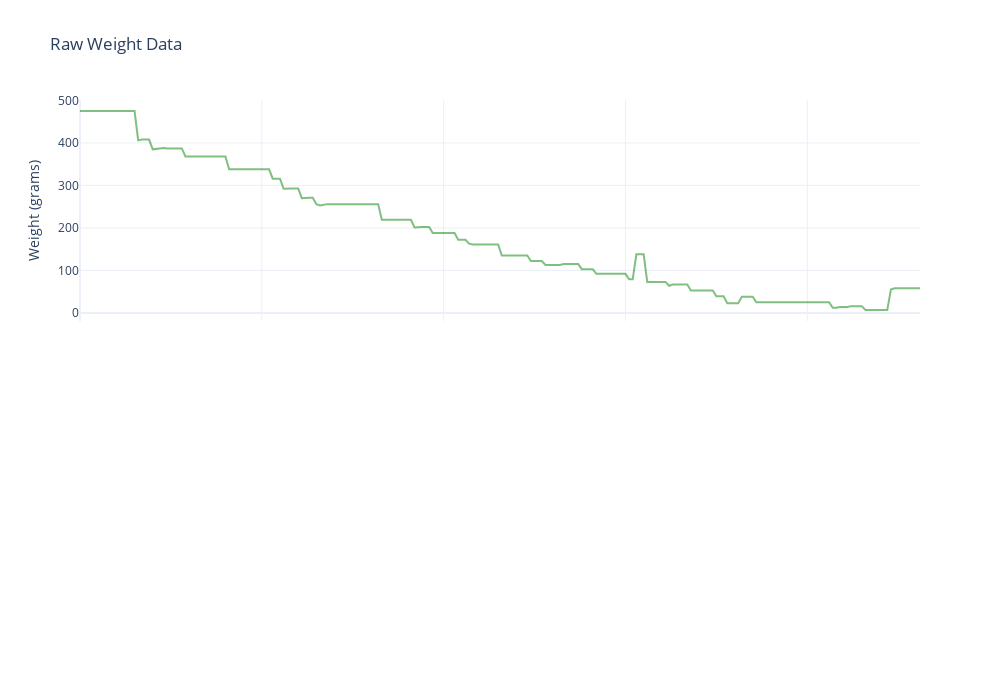

Source (notebook cell):
### Code cell
plot_ly(processed_data)

### Figure 1 — Plotly figure (JSON) as saved in the notebook; plotly's stock layout.template omitted (floating-point values rounded to 4 significant figures; data arrays with more than 128 entries replaced by an {"elided": "..."} marker saying what was removed)
{"data": [{"line": {"color": "green"}, "mode": "lines", "name": "Raw Data", "opacity": 0.5, "y": {"elided": "232 int values"}, "type": "scatter", "xaxis": "x", "yaxis": "y"}], "layout": {"xaxis": {"anchor": "y", "domain": [0.0, 1.0], "matches": "x2", "showticklabels": false}, "yaxis": {"anchor": "x", "domain": [0.575, 1.0], "title": {"text": "Weight (grams)"}}, "xaxis2": {"anchor": "y2", "domain": [0.0, 1.0]}, "yaxis2": {"anchor": "x2", "domain": [0.0, 0.425]}, "title": {"text": "Raw Weight Data"}, "height": 700, "width": 1000}}
